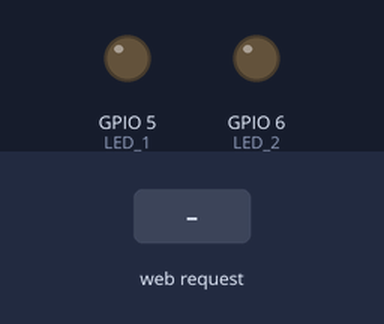
The sketch below on a simulated ESP32-S3. Parts: output pins drawn as LEDs (lit = HIGH). The inputs (shaded band) are chosen by the test bench. WiFi joins after 1.5 s; servers stay silent unless stated; what the sketch prints to the serial monitor is not drawn.

Above: at 0.8 s.
0.9 s: HTTP request GET /5/on received
At 1.3 s:
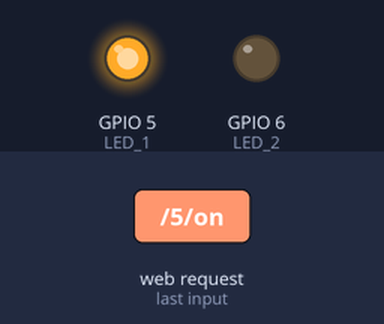
2.4 s: HTTP request GET /6/on received
At 3.6 s:
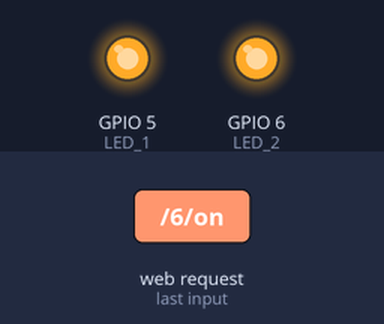
3.9 s: HTTP request GET /5/off received
At 4.8 s:
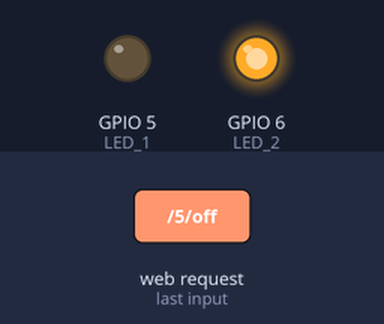
5.4 s: HTTP request GET /6/off received
At 5.9 s:
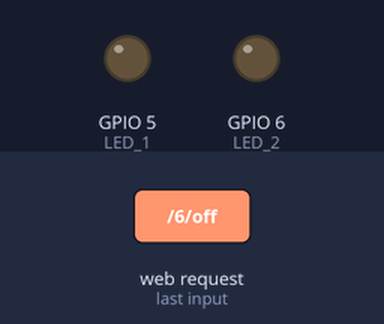
Timing chart, 0 to 7.9 s (numbered marks = the images above; inputs shaded):
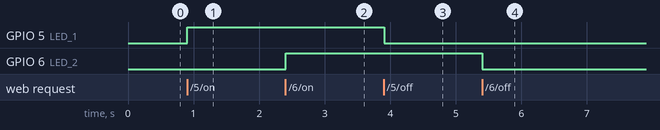

The sketch:

Part7_2.ino
```cpp
#include <WiFi.h>

const char* ssid     = "EN20412098";
const char* password = "Tharani@123";

WiFiServer server(80);
String header;

String LED_1_State = "off";
String LED_2_State = "off";

static const int LED_1= 5;
static const int LED_2 = 6;

// Current time
unsigned long currentTime = millis();
// Previous time
unsigned long previousTime = 0;
// Define timeout time in milliseconds (example: 2000ms = 2s)
const long timeoutTime = 2000;

static SemaphoreHandle_t mutex;


void Task_A(void *parameters) {
  WiFi.begin(ssid, password);
  Serial.print("Connecting to ");
  Serial.print(ssid);

  while (WiFi.status() != WL_CONNECTED) {
    delay(500);
    Serial.print('.');
  }

  Serial.println('\n');
  Serial.println("Connection established!");
  Serial.print("IP address:\t");
  Serial.println(WiFi.localIP());

  Serial.print("Connected to hotspot on CORE ");
  Serial.println(xPortGetCoreID());

  vTaskDelete(NULL);
}

void Task_B(void *parameters) {

  while(1){
    if(xSemaphoreTake(mutex,0) == pdTRUE){
    WiFiClient client = server.available();   // Listen for incoming clients

    if (client) {                             // If a new client connects,
      currentTime = millis();
      previousTime = currentTime;
      Serial.println("New Client.");          // print a message out in the serial port
      String currentLine = "";                // make a String to hold incoming data from the client
      while (client.connected() && currentTime - previousTime <= timeoutTime) {  // loop while the client's connected
        currentTime = millis();
        if (client.available()) {             // if there's bytes to read from the client,
          char c = client.read();             // read a byte, then
          Serial.write(c);                    // print it out the serial monitor
          header += c;
          if (c == '\n') {                    // if the byte is a newline character
            // if the current line is blank, you got two newline characters in a row.
            // that's the end of the client HTTP request, so send a response:
            if (currentLine.length() == 0) {
              // HTTP headers always start with a response code (e.g. HTTP/1.1 200 OK)
              // and a content-type so the client knows what's coming, then a blank line:
              client.println("HTTP/1.1 200 OK");
              client.println("Content-type:text/html");
              client.println("Connection: close");
              client.println();

              // turns the GPIOs on and off
              if (header.indexOf("GET /5/on") >= 0) {
                Serial.println("GPIO 5 on");
                LED_1_State = "on";
                digitalWrite(LED_1, HIGH);
              } else if (header.indexOf("GET /5/off") >= 0) {
                Serial.println("GPIO 5 off");
                LED_1_State = "off";
                digitalWrite(LED_1, LOW);
                Serial.println("GPIO 6 on");
              } else if (header.indexOf("GET /6/on") >= 0) {
                LED_2_State = "on";
                digitalWrite(LED_2, HIGH);
              } else if (header.indexOf("GET /6/off") >= 0) {
                Serial.println("GPIO 6 off");
                LED_2_State = "off";
                digitalWrite(LED_2, LOW);
              }

              // Display the HTML web page
              client.println("<!DOCTYPE html><html>");
              client.println("<head><meta name=\"viewport\" content=\"width=device-width, initial-scale=1\">");
              client.println("<link rel=\"icon\" href=\"data:,\">");
              // CSS to style the on/off buttons
              // Feel free to change the background-color and font-size attributes to fit your preferences
              client.println("<style>html { font-family: Helvetica; display: inline-block; margin: 0px auto; text-align: center;}");
              client.println(".button { background-color: #4CAF50; border: none; color: white; padding: 16px 40px;");
              client.println("text-decoration: none; font-size: 30px; margin: 2px; cursor: pointer;}");
              client.println(".button2 {background-color: #555555;}</style></head>");

              // Web Page Heading
              client.println("<body><h1>ESP32 Web Server</h1>");

              // Display current state, and ON/OFF buttons for GPIO 26
              client.println("<p>GPIO 5 - State " + LED_1_State + "</p>");
              // If the output26State is off, it displays the ON button
              if (LED_1_State == "off") {
                client.println("<p><a href=\"/5/on\"><button class=\"button\">ON</button></a></p>");
              } else {
                client.println("<p><a href=\"/5/off\"><button class=\"button button2\">OFF</button></a></p>");
              }

              // Display current state, and ON/OFF buttons for GPIO 27
              client.println("<p>GPIO 6 - State " + LED_2_State + "</p>");
              // If the output27State is off, it displays the ON button
              if (LED_2_State == "off") {
                client.println("<p><a href=\"/6/on\"><button class=\"button\">ON</button></a></p>");
              } else {
                client.println("<p><a href=\"/6/off\"><button class=\"button button2\">OFF</button></a></p>");
              }
              client.println("</body></html>");

              // The HTTP response ends with another blank line
              client.println();
              // Break out of the while loop
              break;
            } else { // if you got a newline, then clear currentLine
              currentLine = "";
            }
          } else if (c != '\r') {  // if you got anything else but a carriage return character,
            currentLine += c;      // add it to the end of the currentLine
          }
        }
      }
      // Clear the header variable
      header = "";
      // Close the connection
      client.stop();
      Serial.println("Client disconnected.");
      Serial.println("");
    }
    xSemaphoreGive(mutex);
  }else{

 }
}
}

void setup() {
  Serial.begin(115200);

  pinMode(LED_1, OUTPUT);
  pinMode(LED_2, OUTPUT);

  digitalWrite(LED_1, LOW);
  digitalWrite(LED_2, LOW);

  delay(10);
  Serial.println('\n');

  mutex = xSemaphoreCreateMutex();


  xTaskCreatePinnedToCore(Task_A, "Task A", 5000, NULL, 1, NULL, 0);
  xTaskCreatePinnedToCore(Task_B, "Task A", 1024, NULL, 1, NULL, 1);

vTaskDelete(NULL);
}

void loop() {

}
```

Measured:
- after the input at 0.9 s, GPIO 5 (LED_1): LOW → HIGH at once
- after the input at 2.4 s, GPIO 6 (LED_2): LOW → HIGH at once
- after the input at 3.9 s, GPIO 5 (LED_1): HIGH → LOW at once
- after the input at 5.4 s, GPIO 6 (LED_2): HIGH → LOW at once
